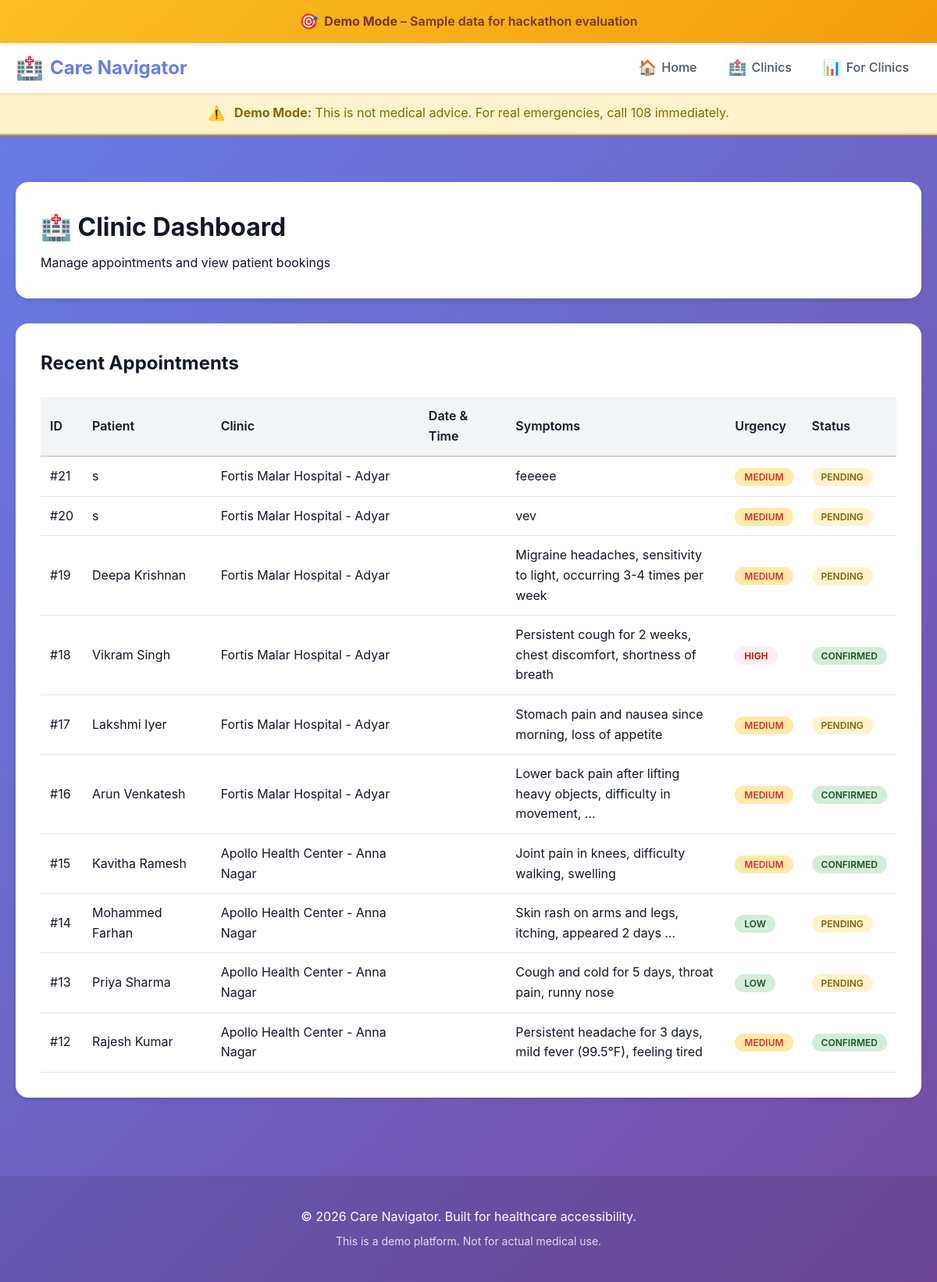
/dashboard/, run on the app's committed database.
### api/models.py (models this page shows, shortened)
class Appointment(models.Model):
    clinic = models.ForeignKey(Clinic, on_delete=models.CASCADE, related_name='appointments')
    patient_name = models.CharField(max_length=200)
    patient_phone = models.CharField(max_length=20)
    symptoms_summary = models.TextField()
    urgency_level = models.CharField(
        max_length=20,
        choices=[('high', 'High'), ('medium', 'Medium'), ('low', 'Low')],
        default='medium'
    )
    preferred_time = models.DateTimeField()
    created_at = models.DateTimeField(default=timezone.now)
    status = models.CharField(
        max_length=20,
        choices=[('pending', 'Pending'), ('confirmed', 'Confirmed'), ('cancelled', 'Cancelled')],
        default='pending'
    )
    class Meta:
        ordering = ['-created_at']

class Clinic(models.Model):
    name = models.CharField(max_length=200)
    address = models.TextField()
    unique_code = models.CharField(max_length=50, unique=True)
    created_at = models.DateTimeField(default=timezone.now)

### api/template_views.py (the view)
# urls.py: path('dashboard/', template_views.dashboard, name='dashboard'),
def dashboard(request):
    appointments = Appointment.objects.all().order_by('-created_at')[:50]
    clinics = Clinic.objects.all()
    return render(request, 'dashboard.html', {
        'appointments': appointments,
        'clinics': clinics
    })

### templates/dashboard.html (shortened to what this page needs)
{% extends 'base.html' %}
{% block content %}
<div class="dashboard-page">
    <div class="dashboard-header">
        <h1>🏥 Clinic Dashboard</h1>
        <p>Manage appointments and view patient bookings</p>
    </div>
    <div class="appointments-section">
        <h2 style="margin-bottom: 24px;">Recent Appointments</h2>
        {% if appointments %}
        <div class="appointments-table">
            <table>
                <thead>
                    <tr>
                        <th>ID</th>
                        <th>Patient</th>
                        <th>Clinic</th>
                        <th>Date & Time</th>
                        <th>Symptoms</th>
                        <th>Urgency</th>
                        <th>Status</th>
                    </tr>
                </thead>
                <tbody>
                    {% for appointment in appointments %}
                    <tr>
                        <td>#{{ appointment.id }}</td>
                        <td>{{ appointment.patient_name }}</td>
                        <td>{{ appointment.clinic.name }}</td>
                        <td>{{ appointment.appointment_date }} {{ appointment.appointment_time }}</td>
                        <td style="max-width: 300px;">{{ appointment.symptoms_summary|truncatewords:10 }}</td>
                        <td>
                            <span class="urgency-badge {{ appointment.urgency_level }}">
                                {{ appointment.urgency_level }}
                            </span>
                        </td>
                        <td>
                            <span class="status-badge {{ appointment.status }}">
                                {{ appointment.status }}
                            </span>
                        </td>
                    </tr>
                    {% endfor %}
                </tbody>
            </table>
        </div>
        {% else %}
        <p style="text-align: center; color: var(--gray-600); padding: 40px;">
            No appointments yet. Start booking to see them here!
        </p>
        {% endif %}
    </div>
</div>
{% endblock %}

### templates/base.html (shortened to what this page needs)
<!DOCTYPE html>
<html lang="en">
<head>
    {% load static %}
    <link rel="stylesheet" href="{% static 'css/styles.css' %}">
</head>
<body>
    <div class="demo-banner">
        <div class="demo-banner-content">
            <span class="demo-icon">🎯</span>
            <span class="demo-text"><strong>Demo Mode</strong> – Sample data for hackathon evaluation</span>
        </div>
    </div>
    <nav class="navbar">
        <div class="nav-container">
            <a href="/" class="nav-brand">
                <span class="brand-icon">🏥</span>
                <span class="brand-text">Care Navigator</span>
            </a>
            <div class="nav-menu" id="navMenu">
                <a href="/" class="nav-link">
                    <span class="nav-icon">🏠</span>
                    <span>Home</span>
                </a>
                <a href="/clinics" class="nav-link">
                    <span class="nav-icon">🏥</span>
                    <span>Clinics</span>
                </a>
                <a href="/dashboard" class="nav-link">
                    <span class="nav-icon">📊</span>
                    <span>For Clinics</span>
                </a>
            </div>
        </div>
    </nav>
    <div class="demo-warning">
        <div class="demo-warning-content">
            <span class="warning-icon">⚠️</span>
            <span class="warning-text"><strong>Demo Mode:</strong> This is not medical advice. For real emergencies, call 108 immediately.</span>
        </div>
    </div>
    <main class="main-content">
        {% block content %}{% endblock %}
    </main>
    <footer class="footer">
        <div class="footer-content">
            <p>&copy; 2026 Care Navigator. Built for healthcare accessibility.</p>
            <p class="footer-disclaimer">This is a demo platform. Not for actual medical use.</p>
        </div>
    </footer>
</body>
</html>

### static/css/styles.css (style rules this page uses)
:root { --primary-blue: #667eea; --primary-purple: #764ba2; --secondary-green: #10b981; --emergency-red: #dc2626; --warning-yellow: #ffc107; --gray-50: #f9fafb; --gray-100: #f3f4f6; --gray-200: #e5e7eb; --gray-300: #d1d5db; --gray-600: #4b5563; --gray-900: #111827; --spacing-xs: 0.25rem; --spacing-sm: 0.5rem; --spacing-md: 1rem; --spacing-lg: 1.5rem; --spacing-xl: 2rem; --spacing-2xl: 3rem; --spacing-3xl: 4rem; --radius-sm: 0.25rem; --radius-md: 0.5rem; --radius-lg: 0.75rem; --radius-xl: 1rem; --shadow-sm: 0 1px 2px 0 rgba(0, 0, 0, 0.05); --shadow-md: 0 4px 6px -1px rgba(0, 0, 0, 0.1); --shadow-lg: 0 10px 15px -3px rgba(0, 0, 0, 0.1); }
* { margin: 0; padding: 0; box-sizing: border-box; }
body { font-family: -apple-system, BlinkMacSystemFont, 'Segoe UI', 'Roboto', 'Oxygen', 'Ubuntu', sans-serif; background: linear-gradient(135deg, #667eea 0%, #764ba2 100%); min-height: 100vh; line-height: 1.6; color: var(--gray-900); }
.demo-banner { background: linear-gradient(135deg, #fbbf24 0%, #f59e0b 100%); color: #78350f; padding: 12px 20px; text-align: center; font-weight: 600; position: sticky; top: 0; z-index: 1000; box-shadow: 0 2px 4px rgba(0,0,0,0.1); }
.demo-banner-content { display: flex; align-items: center; justify-content: center; gap: 8px; }
.demo-icon { font-size: 1.2rem; }
.navbar { background: white; box-shadow: 0 2px 4px rgba(0,0,0,0.1); position: sticky; top: 48px; z-index: 999; }
.nav-container { max-width: 1200px; margin: 0 auto; padding: 0 20px; display: flex; justify-content: space-between; align-items: center; height: 64px; }
.nav-brand { display: flex; align-items: center; gap: 8px; text-decoration: none; color: var(--primary-blue); font-size: 1.5rem; font-weight: 700; }
.brand-icon { font-size: 1.8rem; }
.nav-menu { display: flex; gap: 8px; }
.nav-link { display: flex; align-items: center; gap: 6px; padding: 8px 16px; text-decoration: none; color: var(--gray-600); border-radius: var(--radius-md); transition: all 0.2s; font-weight: 500; }
.nav-icon { font-size: 1.2rem; }
.demo-warning { background: #fff3cd; border-bottom: 2px solid #ffc107; padding: 12px 20px; text-align: center; }
.demo-warning-content { display: flex; align-items: center; justify-content: center; gap: 8px; color: #856404; }
.warning-icon { font-size: 1.2rem; }
.main-content { min-height: calc(100vh - 200px); padding-top: 20px; }
.footer { background: rgba(0,0,0,0.1); color: white; padding: 40px 20px; text-align: center; margin-top: 60px; }
.footer-content { max-width: 1200px; margin: 0 auto; }
.footer-disclaimer { margin-top: 8px; opacity: 0.8; font-size: 0.875rem; }
.warning-icon { font-size: 1.1em; margin-right: 4px; }

### templates/dashboard.html (style rules this page uses)
.dashboard-page { max-width: 1400px; margin: 0 auto; padding: 40px 20px; }
.dashboard-header { background: white; border-radius: 16px; padding: 32px; margin-bottom: 32px; box-shadow: var(--shadow-md); }
.dashboard-header h1 { font-size: 2rem; margin-bottom: 8px; color: var(--gray-900); }
.appointments-section { background: white; border-radius: 16px; padding: 32px; box-shadow: var(--shadow-md); }
.appointments-table { width: 100%; overflow-x: auto; }
table { width: 100%; border-collapse: collapse; }
th { background: var(--gray-100); padding: 12px; text-align: left; font-weight: 600; color: var(--gray-700); border-bottom: 2px solid var(--gray-300); }
td { padding: 12px; border-bottom: 1px solid var(--gray-200); }
.urgency-badge { padding: 4px 12px; border-radius: 12px; font-size: 12px; font-weight: 600; text-transform: uppercase; }
.urgency-badge.high { background: #fee; color: #c00; }
.urgency-badge.medium { background: #ffeaa7; color: #d63031; }
.urgency-badge.low { background: #d4edda; color: #155724; }
.status-badge { padding: 4px 12px; border-radius: 12px; font-size: 12px; font-weight: 600; text-transform: uppercase; }
.status-badge.pending { background: #fff3cd; color: #856404; }
.status-badge.confirmed { background: #d4edda; color: #155724; }

### data on the page
Appointment: id "21", patient_name "s", clinic.name "Fortis Malar Hospital - Adyar", symptoms_summary "feeeee", urgency_level "MEDIUM", status "PENDING"
Appointment: id "20", patient_name "s", clinic.name "Fortis Malar Hospital - Adyar", symptoms_summary "vev", urgency_level "MEDIUM", status "PENDING"
Appointment: id "19", patient_name "Deepa Krishnan", clinic.name "Fortis Malar Hospital - Adyar", symptoms_summary "Migraine headaches, sensitivity to light, occurring 3-4 times per week", urgency_level "MEDIUM", status "PENDING"
Appointment: id "18", patient_name "Vikram Singh", clinic.name "Fortis Malar Hospital - Adyar", symptoms_summary "Persistent cough for 2 weeks, chest discomfort, shortness of breath", urgency_level "HIGH", status "CONFIRMED"
Appointment: id "17", patient_name "Lakshmi Iyer", clinic.name "Fortis Malar Hospital - Adyar", symptoms_summary "Stomach pain and nausea since morning, loss of appetite", urgency_level "MEDIUM", status "PENDING"
Appointment: id "16", patient_name "Arun Venkatesh", clinic.name "Fortis Malar Hospital - Adyar", symptoms_summary "Lower back pain after lifting heavy objects, difficulty in movement, …", urgency_level "MEDIUM", status "CONFIRMED"
Appointment: id "15", patient_name "Kavitha Ramesh", clinic.name "Apollo Health Center - Anna Nagar", symptoms_summary "Joint pain in knees, difficulty walking, swelling", urgency_level "MEDIUM", status "CONFIRMED"
Appointment: id "14", patient_name "Mohammed Farhan", clinic.name "Apollo Health Center - Anna Nagar", symptoms_summary "Skin rash on arms and legs, itching, appeared 2 days …", urgency_level "LOW", status "PENDING"
Appointment: id "13", patient_name "Priya Sharma", clinic.name "Apollo Health Center - Anna Nagar", symptoms_summary "Cough and cold for 5 days, throat pain, runny nose", urgency_level "LOW", status "PENDING"
Appointment: id "12", patient_name "Rajesh Kumar", clinic.name "Apollo Health Center - Anna Nagar", symptoms_summary "Persistent headache for 3 days, mild fever (99.5°F), feeling tired", urgency_level "MEDIUM", status "CONFIRMED"
